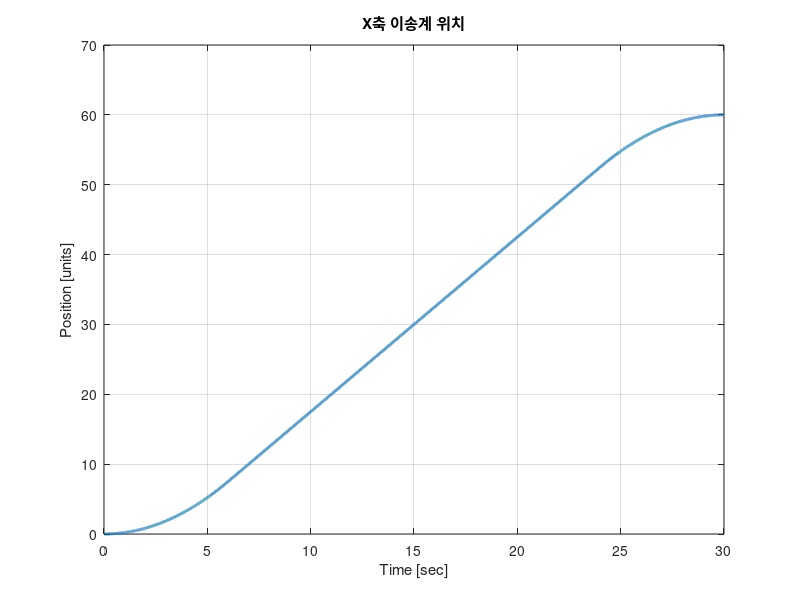
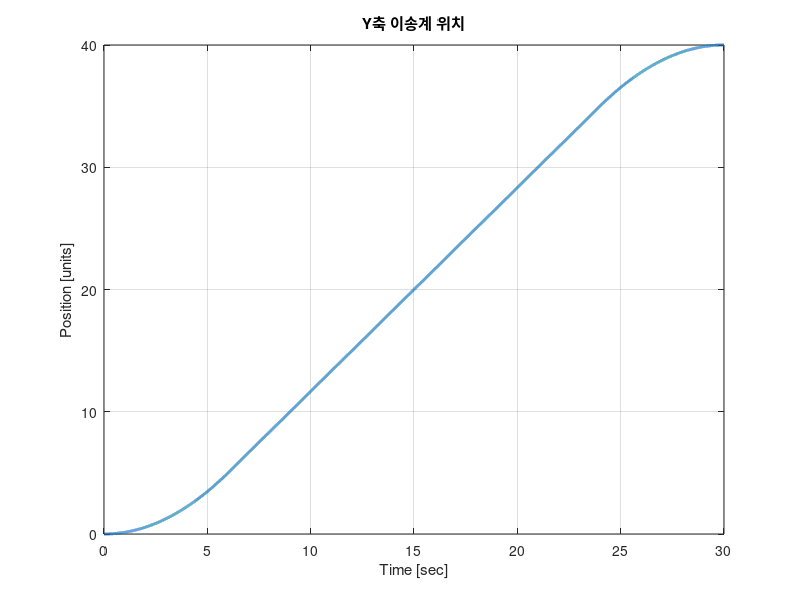
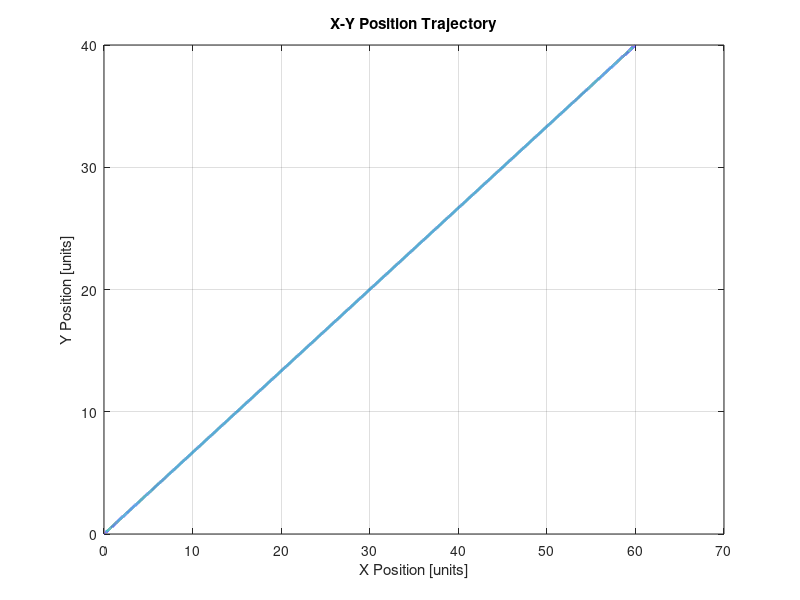
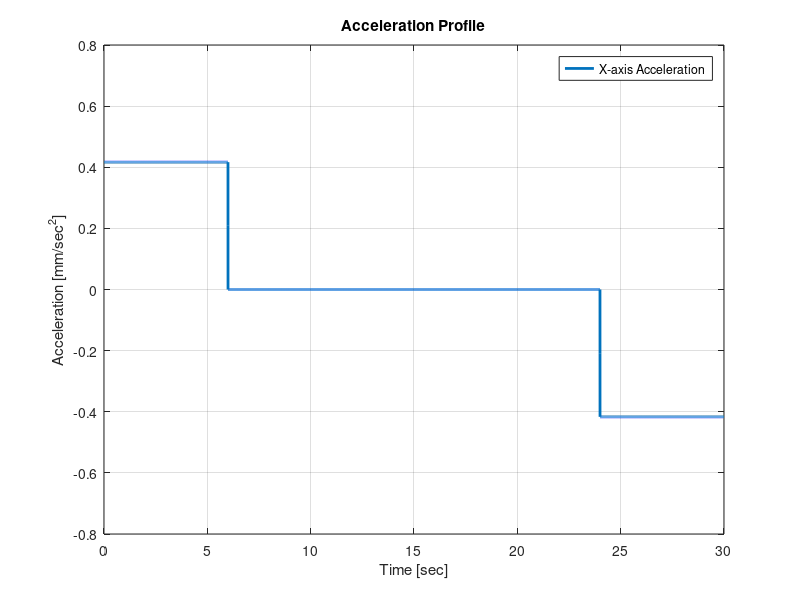

These charts were generated, in order, by the following MATLAB code:
clc;
clear all;

% 시간 설정
time = (0:0.001:30)'; % 0초부터 30초까지 0.001초 간격

time_rate = 0.2; % 전체 시간대비 가속 구간 비율
T= 30; % 전체시간
ref_x = 60; %목표 위치 x
ref_y = 40; %목표 위치 y

% 최대 속도와 가속도 계산
a_x = ref_x / ((T^2)*time_rate*(1-time_rate)); % x축 가속도 
a_y = ref_y / ((T^2)*time_rate*(1-time_rate)); % y축 가속도 
v_max_x = a_x * time_rate * T ;
v_max_y = a_y * time_rate * T ;

% 가속/감속 시간 계산
t_acc_x = v_max_x / a_x; % x축 가속 시간
t_acc_y = v_max_y / a_y; % y축 가속 시간

% 일정 속도 유지 시간 계산
t_flat_x = max(0, 30 - 2 * t_acc_x); % x축 일정 속도 유지 시간
t_flat_y = max(0, 30 - 2 * t_acc_y); % y축 일정 속도 유지 시간

% 사다리꼴 속도 프로파일 생성
x_velocity = zeros(size(time));
y_velocity = zeros(size(time));

for i = 1:length(time)
    t = time(i);
    % x축 속도
    if t <= t_acc_x
        x_velocity(i) = a_x * t; % 가속 구간
    elseif t <= t_acc_x + t_flat_x
        x_velocity(i) = v_max_x; % 일정 속도 구간
    elseif t <= 2 * t_acc_x + t_flat_x
        x_velocity(i) = v_max_x - a_x * (t - t_acc_x - t_flat_x); % 감속 구간
    else
        x_velocity(i) = 0; % 정지
    end
    
    % y축 속도
    if t <= t_acc_y
        y_velocity(i) = a_y * t; % 가속 구간
    elseif t <= t_acc_y + t_flat_y
        y_velocity(i) = v_max_y; % 일정 속도 구간
    elseif t <= 2 * t_acc_y + t_flat_y
        y_velocity(i) = v_max_y - a_y * (t - t_acc_y - t_flat_y); % 감속 구간
    else
        y_velocity(i) = 0; % 정지
    end
end

% 위치 계산 (속도의 적분)
target_position_x = cumtrapz(time, x_velocity); % x축 위치
target_position_y = cumtrapz(time, y_velocity); % y축 위치

% 시각화

% % 1. 속도 프로파일
% figure;
% plot(time, x_velocity, 'LineWidth', 2);
% hold on;
% plot(time, y_velocity, 'LineWidth', 2);
% title('Velocity Profile');
% xlabel('Time [sec]');
% ylabel('Velocity [units/sec]');
% legend('X-axis Velocity', 'Y-axis Velocity');
% grid on;

% 2. x축 이송계 위치
figure;
plot(time, target_position_x, 'LineWidth', 2);
title('X축 이송계 위치');
xlabel('Time [sec]');
ylabel('Position [units]');
grid on;

% 3. y축 이송계 위치
figure;
plot(time, target_position_y, 'LineWidth', 2);
title('Y축 이송계 위치');
xlabel('Time [sec]');
ylabel('Position [units]');
grid on;

% x,y 2D
figure;
plot(target_position_x, target_position_y, 'LineWidth', 2);
title('X-Y Position Trajectory');
xlabel('X Position [units]');
ylabel('Y Position [units]');
grid on;

data_x.time = time;
data_x.signals.values = target_position_x;
data_x.signals.dimensions = 1;

data_y.time = time;
data_y.signals.values = target_position_y;
data_y.signals.dimensions = 1;

% 가속도 계산 (속도의 시간에 대한 미분)
x_acceleration = gradient(x_velocity, time);
y_acceleration = gradient(y_velocity, time);

% 가속도 프로파일 시각화
figure;
plot(time, x_acceleration, 'LineWidth', 2);
hold on;
title('Acceleration Profile');
xlabel('Time [sec]');
ylabel('Acceleration [mm/sec^2]');
legend('X-axis Acceleration');
grid on;

% Jerk 계산 (가속도의 시간에 대한 미분)
x_jerk = gradient(x_acceleration, time);
y_jerk = gradient(y_acceleration, time);

% Jerk 프로파일 시각화
figure;
plot(time, x_jerk, 'LineWidth', 2);
hold on;
title('Jerk Profile');
xlabel('Time [sec]');
ylabel('Jerk [mm/sec^3]');
legend('X-axis Jerk');
grid on;
